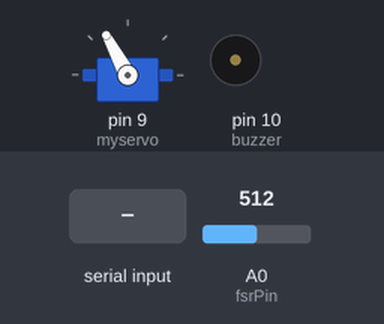
This sketch was run on a simulated Arduino Uno, built with avr-gcc and run on an emulated ATmega328P. Shown: servo, buzzer (waves = sounding). Inputs (shaded band) come from the test bench; at power-on: A0 (fsrPin) = 512.

Above: at 1.3 s.
1.4 s: "2" received over Serial
At 2.26 s:
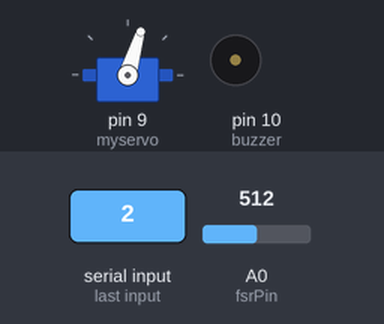
4.6 s: A0 (fsrPin) set to 108
7.8 s: A0 (fsrPin) set to 94
At 8.4 s:
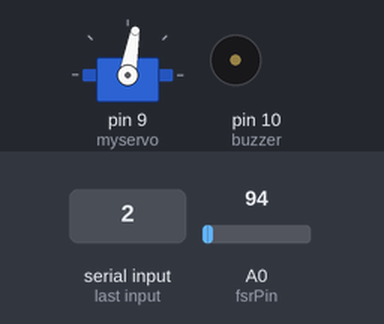
9.3 s: "2" received over Serial
At 10.2 s:
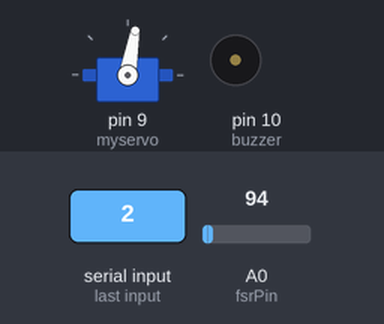
Timing chart, 0 to 11.8 s (numbered marks = the images above; inputs shaded):
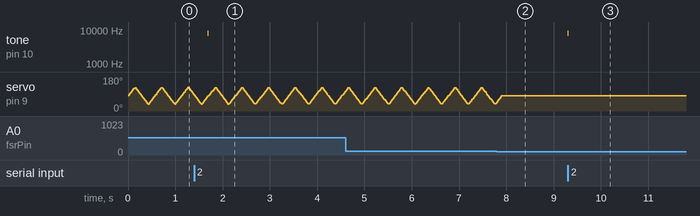

Measured:
- after the input at 1.4 s, tone on pin 10 (buzzer): silent → 8000 Hz after 0.29 s, → silent 0.01 s later
- after the input at 7.8 s, servo on pin 9 (myservo): goes on until 7.9 s, then stays 80°
- after the input at 9.3 s, tone on pin 10 (buzzer): silent → 8000 Hz at once, → silent 0.01 s later

The sketch:

sketch_wits_robot.ino
```cpp
#include <Servo.h>

Servo myservo; // create servo object to control a servo
int pos = 0; // variable to store the servo position

const int buzzer = 10; //buzzer to arduino pin 10

const int fsrPin = 0;     // the FSR and 10K pulldown are connected to a0
int fsrReading;     // the analog reading from the FSR resistor divider

void resetHead(void) {
  pos = 80; // default position at 80 degrees
  myservo.write(pos);
}

void shakeHead(void) {
  for (pos = 80; pos <= 125; pos += 1) { // goes from 80 degrees to 125 degrees
    myservo.write(pos); // tell servo to go to position in variable 'pos'
    delay(3); // waits 3ms for the servo to reach the position
  }
  for (pos = 125; pos >= 35; pos -= 1) { // goes from 125 degrees to 35 degrees
    myservo.write(pos); // tell servo to go to position in variable 'pos'
    delay(3); // waits 3ms for the servo to reach the position
  }
  for (pos = 35; pos <= 80; pos += 1) { // goes from 35 degrees to 80 degrees
    myservo.write(pos); // tell servo to go to position in variable 'pos'
    delay(3); // waits 3ms for the servo to reach the position
  }
}

void soundBuzzer(void) {
	tone(buzzer, 8000); // send 8KHz sound signal
	delay(10);
	noTone(buzzer);
}

void setup(void) {
  Serial.begin(9600); // send debugging information via the Serial monitor
  myservo.attach(9); // attaches the servo on pin 9 to the servo object
  pinMode(buzzer, OUTPUT); // set buzzer - pin 10 as an output
  resetHead(); // reset head position
}

void loop(void) {
  fsrReading = analogRead(fsrPin);

  if (fsrReading > 100) {
    shakeHead();
  }

  if (Serial.available()) {
	int msg = Serial.read();
    if (msg == '1') {
      shakeHead();
    }
	else if (msg == '2') {
		soundBuzzer();
	}
  }
}
```
